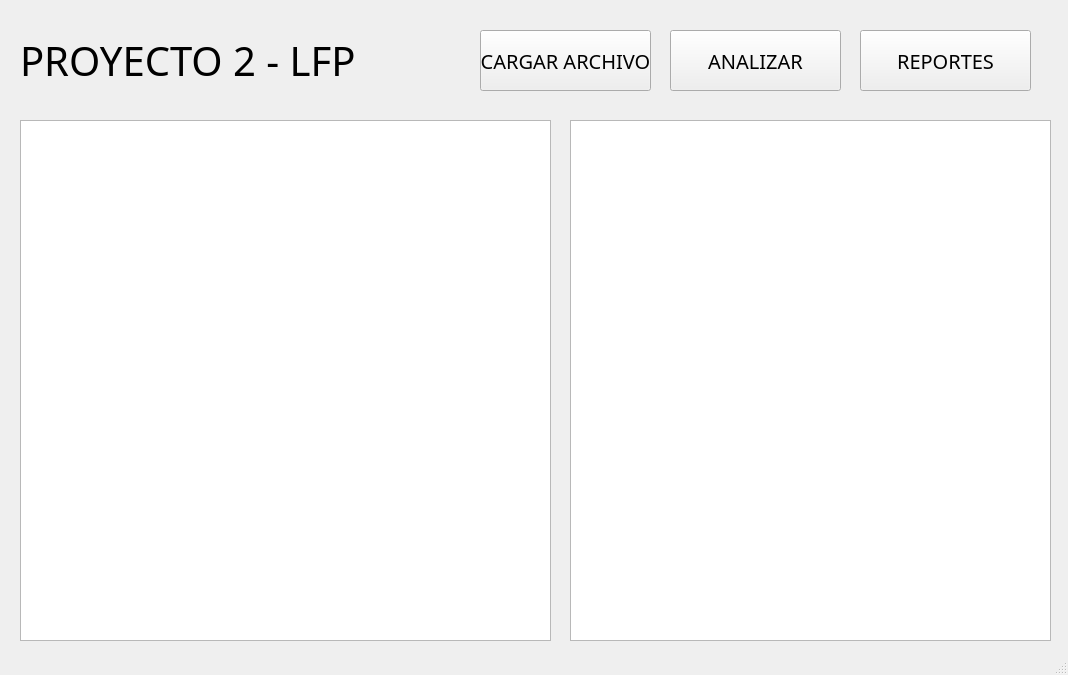
<?xml version="1.0" encoding="UTF-8"?>
<ui version="4.0">
 <class>MainWindow</class>
 <widget class="QMainWindow" name="MainWindow">
  <property name="geometry">
   <rect>
    <x>0</x>
    <y>0</y>
    <width>1068</width>
    <height>675</height>
   </rect>
  </property>
  <property name="windowTitle">
   <string>MainWindow</string>
  </property>
  <widget class="QWidget" name="centralwidget">
   <widget class="QPushButton" name="pushButton">
    <property name="geometry">
     <rect>
      <x>480</x>
      <y>30</y>
      <width>171</width>
      <height>61</height>
     </rect>
    </property>
    <property name="font">
     <font>
      <family>8514oem</family>
      <pointsize>15</pointsize>
     </font>
    </property>
    <property name="text">
     <string>CARGAR ARCHIVO</string>
    </property>
   </widget>
   <widget class="QPlainTextEdit" name="plainTextEdit">
    <property name="geometry">
     <rect>
      <x>20</x>
      <y>120</y>
      <width>531</width>
      <height>521</height>
     </rect>
    </property>
   </widget>
   <widget class="QTextBrowser" name="textBrowser">
    <property name="geometry">
     <rect>
      <x>570</x>
      <y>120</y>
      <width>481</width>
      <height>521</height>
     </rect>
    </property>
   </widget>
   <widget class="QPushButton" name="pushButton_2">
    <property name="geometry">
     <rect>
      <x>670</x>
      <y>30</y>
      <width>171</width>
      <height>61</height>
     </rect>
    </property>
    <property name="font">
     <font>
      <family>8514oem</family>
      <pointsize>15</pointsize>
     </font>
    </property>
    <property name="text">
     <string>ANALIZAR</string>
    </property>
   </widget>
   <widget class="QPushButton" name="pushButton_3">
    <property name="geometry">
     <rect>
      <x>860</x>
      <y>30</y>
      <width>171</width>
      <height>61</height>
     </rect>
    </property>
    <property name="font">
     <font>
      <family>8514oem</family>
      <pointsize>15</pointsize>
     </font>
    </property>
    <property name="text">
     <string>REPORTES</string>
    </property>
   </widget>
   <widget class="QLabel" name="label">
    <property name="geometry">
     <rect>
      <x>20</x>
      <y>30</y>
      <width>381</width>
      <height>61</height>
     </rect>
    </property>
    <property name="font">
     <font>
      <family>8514oem</family>
      <pointsize>30</pointsize>
     </font>
    </property>
    <property name="text">
     <string>PROYECTO 2 - LFP</string>
    </property>
   </widget>
  </widget>
  <widget class="QStatusBar" name="statusbar"/>
 </widget>
 <resources/>
 <connections/>
</ui>
